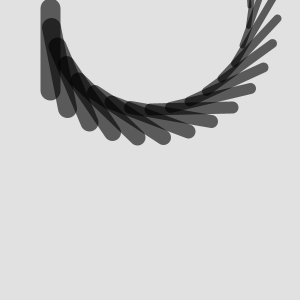
Frame 1 (no input)
Frame 2 (the mouse pressed at the canvas centre, redrawn once): identical to frame 1, image omitted

The Processing sketch that drew this single still picture (run headless with seeded random() and noise(); the mouse was pressed at the canvas centre and the sketch redrawn once):

// Processing sketch: Exercise_22_3
// ── Exercise_22_3.pde
//Min Lee 3331328
//Write your own function to draw a parameterized arch.

int x = 50; //x coord
int u = 20; // units
float a = -0.2;

void setup(){
  size(300,300);
  stroke(0,153);
  smooth();
  noLoop();
}

void draw(){
  background(225);
  tail(x,u,a);
}

void tail(int xpos, int units, float angle) { 
  pushMatrix();
translate(xpos, 0);
for (int i = units; i > 0; i--) { // Count in reverse
    strokeWeight(i);
    line(0, 90, 0, 8);
    translate(0, 20);
    rotate(angle);
}
  popMatrix();
}
